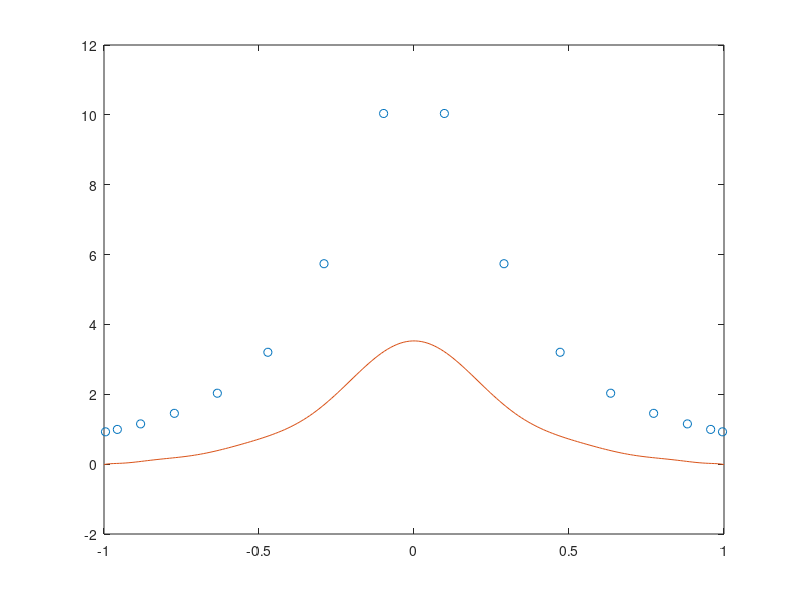

Here is the MATLAB script that generated this plot:
n = 16; nn = 200; alpha = 0.3;
x = cos( ((0:n-1)+1/2)*pi/n )';
f = 1./(alpha^2+x.^2);
coef = 2/n*dct2(f);
coef(1) = coef(1)*1/2;
xx = (-1:2/(nn-1):1)';
ff = zeros(nn,1);
for k=0:n-1
    ff = ff + coef(k+1)*cos(k*acos(xx));
end
plot(x,f,'o',xx,ff);